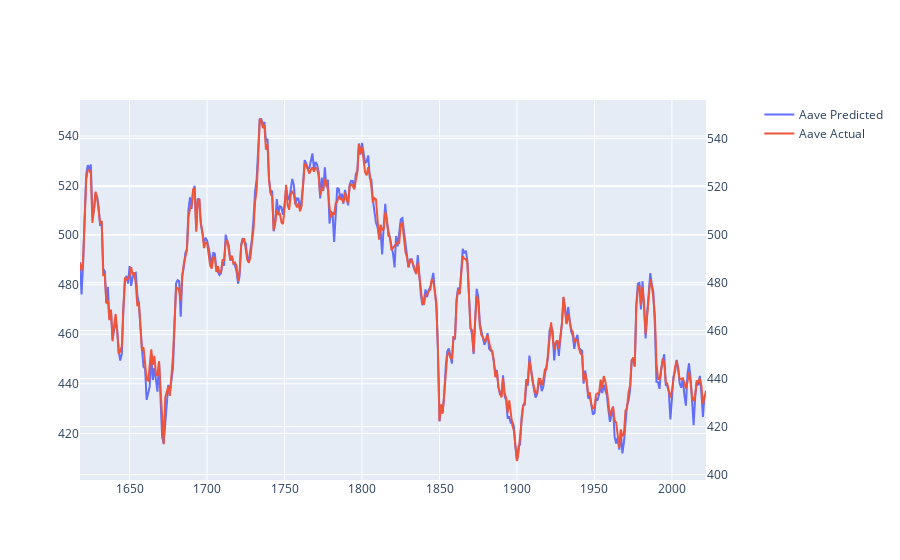

Notebook cell for this chart:
### Code cell
fig = make_subplots(specs=[[{"secondary_y": True}]])
fig.add_trace(go.Scatter(x=df_test.index, y=pred_prices,
                    mode='lines',
                    name='Aave Predicted'),
                    secondary_y=False)
fig.add_trace(go.Scatter(x=df_test.index, y=df_test.aavePriceUSD,
                    mode='lines',
                    name='Aave Actual'),
                    secondary_y=True)

### Figure 1 — Plotly figure (JSON) as saved in the notebook; plotly's stock layout.template omitted (floating-point values rounded to 4 significant figures; data arrays with more than 128 entries replaced by an {"elided": "..."} marker saying what was removed)
{"data": [{"mode": "lines", "name": "Aave Predicted", "type": "scatter", "x": {"elided": "405 int values"}, "xaxis": "x", "y": {"elided": "404 float values"}, "yaxis": "y"}, {"mode": "lines", "name": "Aave Actual", "type": "scatter", "x": {"elided": "405 int values"}, "xaxis": "x", "y": {"elided": "405 float values"}, "yaxis": "y2"}], "layout": {"xaxis": {"anchor": "y", "domain": [0, 0.94]}, "yaxis": {"anchor": "x", "domain": [0, 1]}, "yaxis2": {"anchor": "x", "overlaying": "y", "side": "right"}}}
